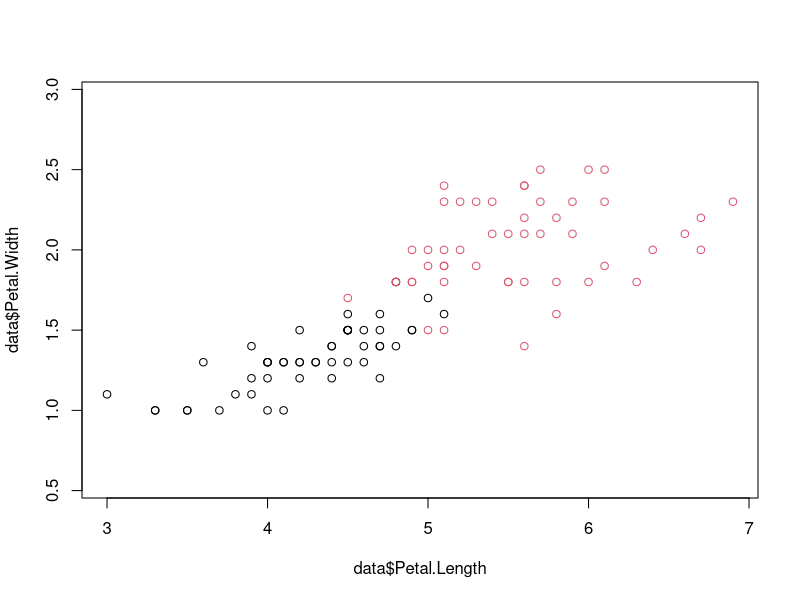
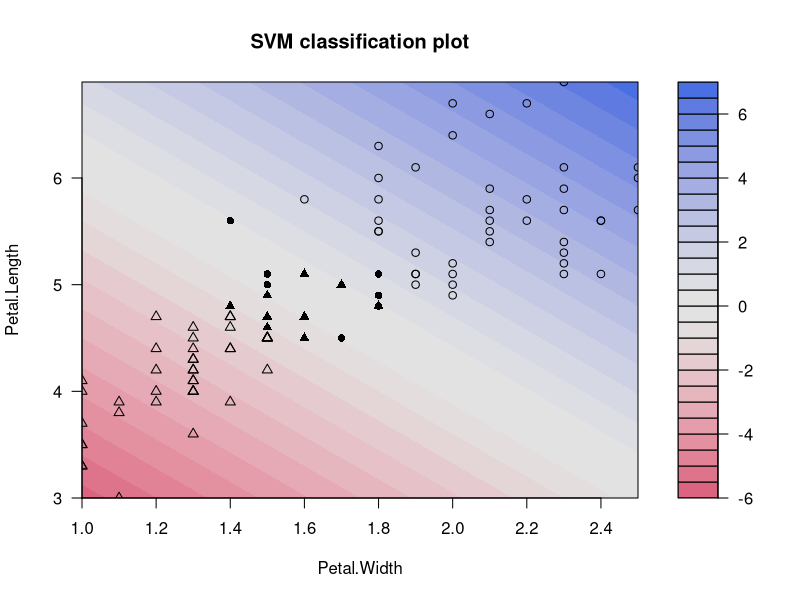
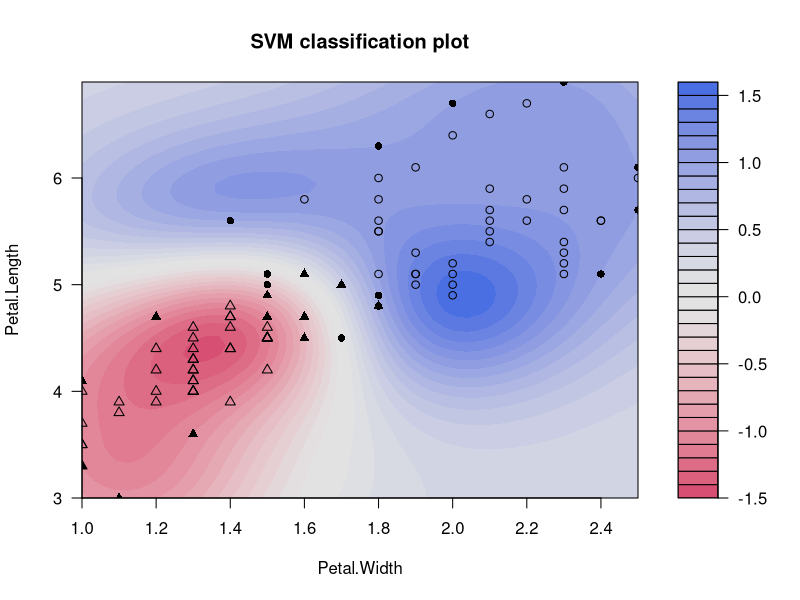
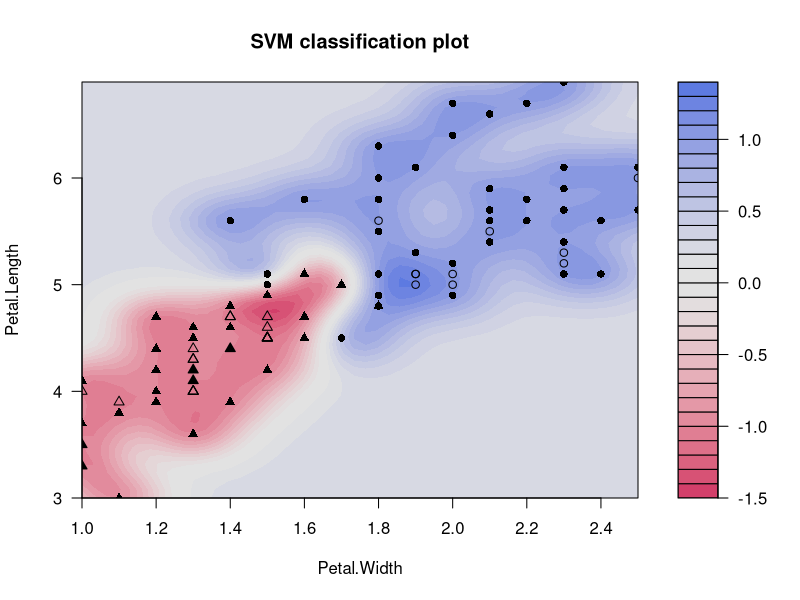

Reproduce these figures in R, in order.
#---------------------------------#
#--- Demo of package 'kernlab' ---#
#------ Xijia Liu 2019 Nov -------#
#---------------------------------#

rm(list=ls())

library(kernlab)

#? ksvm

data <- iris[51:150,3:5]

#levels(data$Species)

data$Species <- as.factor(as.numeric(data$Species))
levels(data$Species) <- c("versicolor", "virgincia")

# vis

plot(data$Petal.Length, data$Petal.Width, col = data$Species, asp = 1)

# Fit a linear soft svm, i.e. linear kernel function

(svm_1 <- ksvm(Species~., data = data, kernel = 'vanilladot', kpar=list(), C = 1))

(acc <- mean(predict(svm_1, data) == data$Species))

plot(svm_1, data = data)

# Fit a RBF (gaussian) kernel svm

(svm_2 <- ksvm(Species~., data = data, kernel = 'rbfdot', kpar=list(sigma = 1)))

plot(svm_2, data = data)

(svm_2 <- ksvm(Species~., data = data, kernel = 'rbfdot', kpar=list(sigma = 10)))

plot(svm_2, data = data)

# Cross validation error

(svm_3 <- ksvm(Species~., data = data, kernel = 'rbfdot', kpar=list(sigma = 1), cross = 5))
(svm_3 <- ksvm(Species~., data = data, kernel = 'rbfdot', kpar=list(sigma = 100), cross = 5))

# some notes:
# 1) SVM can be applid for a regression problem. If you want to train a svm classifier, then the 
# target variable shuold be a factor type, otherwise, you have to choose type = 'C-svc'
# 2) If y is a continuous variable, then tube regression will be done. 'epsilon' is the sensitive parameter
# 3) When you use 'rbfdot', if you do not fix the value for sigma, then computer will estimate a 
# reasonable value for it.
# 4) SVM also provide the probability type prediction. 'prob.model' = T
